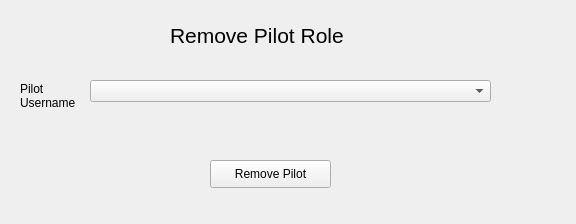
<?xml version="1.0" encoding="UTF-8"?>
<ui version="4.0">
 <class>Form</class>
 <widget class="QWidget" name="Form">
  <property name="geometry">
   <rect>
    <x>0</x>
    <y>0</y>
    <width>576</width>
    <height>224</height>
   </rect>
  </property>
  <property name="windowTitle">
   <string>Form</string>
  </property>
  <widget class="QLabel" name="label">
   <property name="geometry">
    <rect>
     <x>170</x>
     <y>-30</y>
     <width>341</width>
     <height>131</height>
    </rect>
   </property>
   <property name="font">
    <font>
     <pointsize>16</pointsize>
    </font>
   </property>
   <property name="text">
    <string>Remove Pilot Role</string>
   </property>
  </widget>
  <widget class="QPushButton" name="removeDroneButton">
   <property name="geometry">
    <rect>
     <x>210</x>
     <y>160</y>
     <width>121</width>
     <height>28</height>
    </rect>
   </property>
   <property name="text">
    <string>Remove Pilot</string>
   </property>
  </widget>
  <widget class="QComboBox" name="PilotUsername">
   <property name="geometry">
    <rect>
     <x>90</x>
     <y>80</y>
     <width>401</width>
     <height>22</height>
    </rect>
   </property>
  </widget>
  <widget class="QLabel" name="label_2">
   <property name="geometry">
    <rect>
     <x>20</x>
     <y>80</y>
     <width>61</width>
     <height>31</height>
    </rect>
   </property>
   <property name="text">
    <string>Pilot
Username</string>
   </property>
  </widget>
 </widget>
 <resources/>
 <connections/>
</ui>
